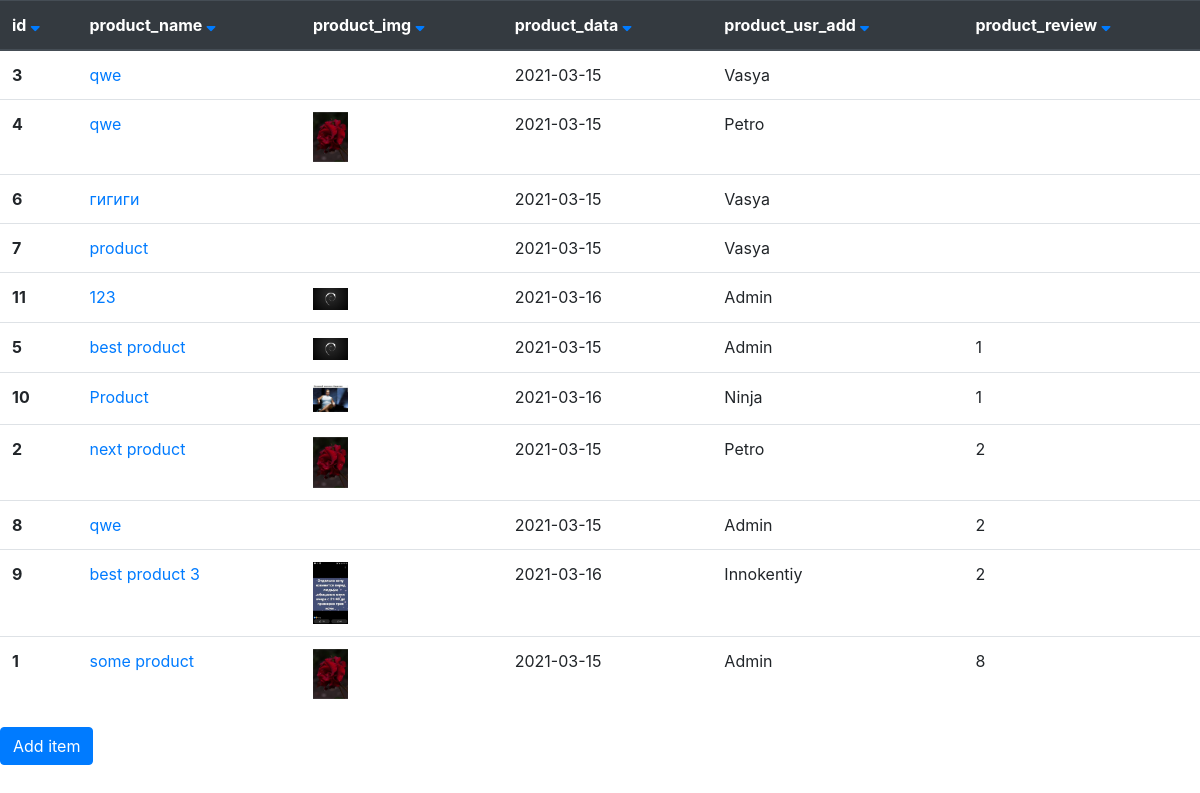
Page /?sort=product_review on the committed database.
### tables this page shows
CREATE TABLE `product` (
  `id` int(11) NOT NULL,
  `product_name` varchar(255) DEFAULT NULL,
  `product_img` text DEFAULT NULL,
  `product_data` date DEFAULT NULL,
  `product_usr_add` varchar(255) DEFAULT NULL,
  `product_review` int(11) DEFAULT NULL,
  `product_midprice` varchar(255) DEFAULT NULL
);

CREATE TABLE `users` (
  `id` int(11) NOT NULL,
  `user_name` varchar(255) NOT NULL
);

### db.php (called while the page is built, shortened)
<?php
class DB
{
    static private $db;
    protected static $instance = null;
    public function __construct(){
        if (self::$instance === null){
            try {
                self::$db = new PDO(
                    'mysql:host='.self::DB_HOST.';dbname='.self::DB_NAME,
                    self::DB_USER,
                    self::DB_PASSWORD,
                    $options = [
                        PDO::ATTR_ERRMODE => PDO::ERRMODE_EXCEPTION,
                        PDO::ATTR_DEFAULT_FETCH_MODE => PDO::FETCH_ASSOC,
                        PDO::MYSQL_ATTR_INIT_COMMAND => "SET NAMES ".self::CHARSET
                    ]
                );
            } catch (PDOException $e) {
                throw new Exception ($e->getMessage());
            }
        }
        return self::$instance;
    }
    public static function query($stmt)  {
        return self::$db->query($stmt);
    }
    public static function run($query, $args = [])  {
        try{
            if (!$args) {
                return self::query($query);
            }
            $stmt = self::prepare($query);
            $stmt->execute($args);
            return $stmt;
        } catch (PDOException $e) {
            throw new Exception($e->getMessage());
        }
    }
    public static function getRows($query, $args = [])  {
        return self::run($query, $args)->fetchAll();
    }
}

### dbPrj.php (called while the page is built, shortened)
<?php
include_once ('db.php');
class dbPrj {
    public function  getAllProducts(){
        $db = new DB;
        $sql = "SELECT * FROM product";
        switch ($_GET['sort']) {
            case 'product_review':
                $sql = $sql . " ORDER BY product_review";
                break;
        }
        return $res = $db::getRows($sql);
    }
    public function getAllUsers() {
        $db = new DB;
        $sql = "SELECT * FROM users";
        $resUsr = $db::getRows($sql);
        $data = [];
        foreach ($resUsr as $usr) {
            $data[$usr['id']] = $usr;
        }
        return $data;
    }
}

### index.php (the view, shortened to what this page needs)
<!doctype html>
<html lang="en">
<head>
    <link rel="stylesheet" href="/css/bootstrap.min.css">
    <link rel="stylesheet" href="/css/style.css">
    <link rel="stylesheet" href="https://use.fontawesome.com/releases/v5.7.0/css/all.css">
</head>
<body>
<?php
    include_once ('dbPrj.php');
    $res = (new dbPrj())->getAllProducts();
    $dataUsrs = (new dbPrj())->getAllUsers();
?>
<table class="table">
    <thead class="thead-dark">
        <tr>
            <th>id <a href="?sort=sort_id"><i class="fas fa-sort-down"></i></a></th>
            <th>product_name <a href="?sort=product_name"><i class="fas fa-sort-down"></i></a></th>
            <th>product_img <a href="?sort=product_img"><i class="fas fa-sort-down"></i></a></th>
            <th>product_data <a href="?sort=product_data"><i class="fas fa-sort-down"></i></a> </th>
            <th>product_usr_add <a href="?sort=product_usr_add"><i class="fas fa-sort-down"></i></a></th>
            <th>product_review <a href="?sort=product_review"><i class="fas fa-sort-down"></i></a></th>
        </tr>
    </thead>
    <tbody>
    <?php
    foreach ($res as $item):
    ?>
        <tr>
            <th scope="row"><?= $item['id']?></th>
            <td>
                <a href="product.php?product_id=<?=$item['id']?>">
                    <?=$item['product_name']?>
                </a>
            </td>
            <td>
                <?php if ($item['product_img']) :?>
                    <img class="tab-img" src="<?=$item['product_img']?>" alt="...">
                <?php endif; ?>
            </td>
            <td><?=$item['product_data']?></td>
            <td><?=$dataUsrs[$item['product_usr_add']]['user_name']?></td>
            <td><?=$item['product_review']?></td>
        </tr>
    <?php
    endforeach;
    ?>
    </tbody>
</table>
<a href="addProduct.php" type="button" class="btn btn-primary">Add item</a>
</body>
</html>

### css/style.css (style rules this page uses)
body { max-width: 1440px; margin: 0 auto; }
.tab-img { max-width: 35px; }

### rows in the picture
product: id "3", product_name "qwe", product_data "2021-03-15", product_usr_add.user_name "Vasya"
product: id "4", product_name "qwe", product_img (picture), product_data "2021-03-15", product_usr_add.user_name "Petro"
product: id "6", product_name "гигиги", product_data "2021-03-15", product_usr_add.user_name "Vasya"
product: id "7", product_name "product", product_data "2021-03-15", product_usr_add.user_name "Vasya"
product: id "11", product_name "123", product_img (picture), product_data "2021-03-16", product_usr_add.user_name "Admin"
product: id "5", product_name "best product", product_img (picture), product_data "2021-03-15", product_usr_add.user_name "Admin", product_review "1"
product: id "10", product_name "Product", product_img (picture), product_data "2021-03-16", product_usr_add.user_name "Ninja", product_review "1"
product: id "2", product_name "next product", product_img (picture), product_data "2021-03-15", product_usr_add.user_name "Petro", product_review "2"
product: id "8", product_name "qwe", product_data "2021-03-15", product_usr_add.user_name "Admin", product_review "2"
product: id "9", product_name "best product 3", product_img (picture), product_data "2021-03-16", product_usr_add.user_name "Innokentiy", product_review "2"
product: id "1", product_name "some product", product_img (picture), product_data "2021-03-15", product_usr_add.user_name "Admin", product_review "8"
